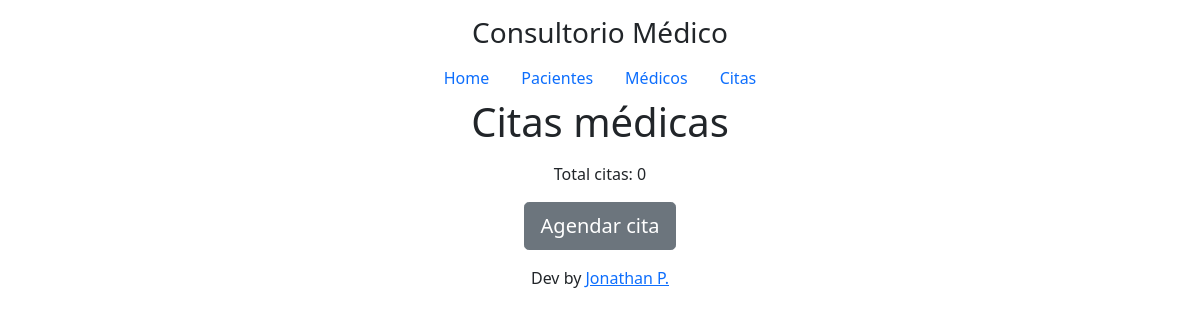
The app's page /citas, older data.
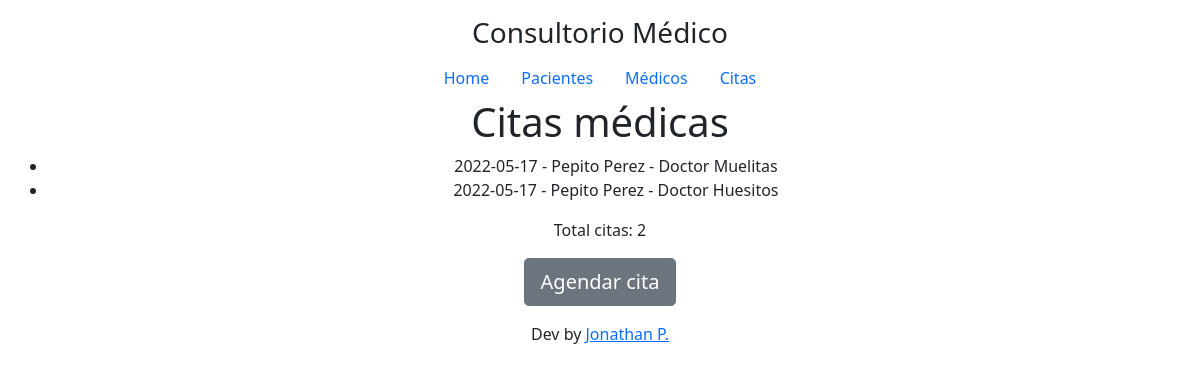
The same page, newer data.
### consultorio/models.py (models this page shows, shortened)
class Cita_medica(models.Model):
    uniqueId = models.AutoField(primary_key=True)
    ubicacion = models.CharField(max_length=500)
    fecha = models.DateField(null=True)
    paciente_id = models.ForeignKey('Paciente', on_delete=models.CASCADE)
    doctor_id = models.ForeignKey('Doctor', on_delete=models.CASCADE)
    def __str__(self) -> str:
        return f"{self.fecha} - {self.paciente_id.getName()} - {self.doctor_id.getName()}"

class Paciente(models.Model):
    uniqueId = models.AutoField(primary_key=True)
    nombre = models.CharField(max_length=100)
    apellido = models.CharField(max_length=100)
    fecha_de_nacimiento = models.DateField()
    def getName(self) -> str:
        return f"{self.nombre} {self.apellido}"

class Doctor(models.Model):
    uniqueId = models.AutoField(primary_key=True)
    nombre = models.CharField(max_length=100)
    apellido = models.CharField(max_length=100)
    def getName(self) -> str:
        return f"{self.nombre} {self.apellido}"

### consultorio/views.py (the view)
# urls.py: path('citas', views.citas, name='citas'),
def citas(request):
    c_m = Cita_medica.objects.all()
    context = {
        "lista_citas": c_m,
        "numero_citas": len(c_m),
    }
    return render(request, 'citas.html', context)

### consultorio/templates/citas.html (shortened to what this page needs)
{% extends './base.html' %}
{% load static %}
{% block titulo %}
Citas médicas
{% endblock %}
{% block lead %}
<ul>
    {% for cita in lista_citas %}
        <li>
            {{ cita }}
        </li>
    {% endfor %}
    </ul>
<p> Total citas: {{ numero_citas }} </p>
<p class="lead">
    <a href="#" class="btn btn-lg btn-secondary">Agendar cita</a>
</p>
{% endblock %}

Row changes from the older to the newer data that the page shows:
added Cita_medica: fecha+paciente_id+doctor_id "2022-05-17 - Pepito Perez - Doctor Muelitas"
added Cita_medica: fecha+paciente_id+doctor_id "2022-05-17 - Pepito Perez - Doctor Huesitos"
Text that changed along with them:
{{ numero_citas }}: "0" → "2"
